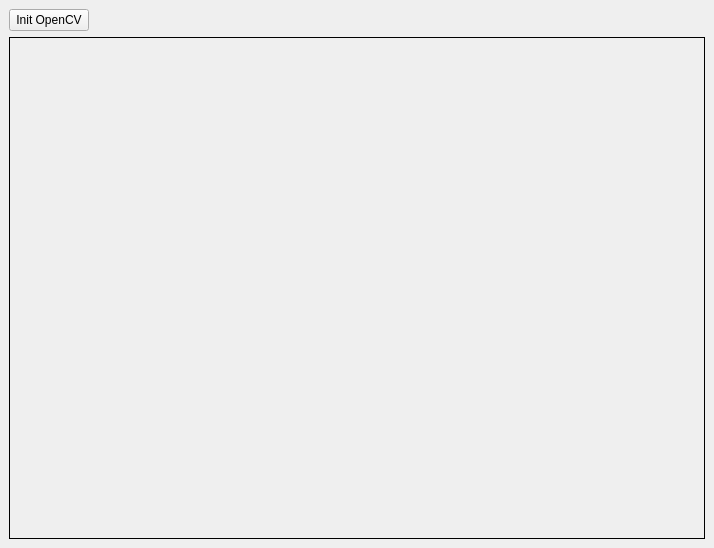
<?xml version="1.0" encoding="UTF-8"?>
<ui version="4.0">
 <class>MainWindow</class>
 <widget class="QMainWindow" name="MainWindow">
  <property name="geometry">
   <rect>
    <x>0</x>
    <y>0</y>
    <width>714</width>
    <height>548</height>
   </rect>
  </property>
  <property name="windowTitle">
   <string>MainWindow</string>
  </property>
  <widget class="QWidget" name="centralwidget">
   <layout class="QGridLayout" name="gridLayout">
    <item row="0" column="0">
     <widget class="QPushButton" name="initOpenCvButton">
      <property name="text">
       <string>Init OpenCV</string>
      </property>
     </widget>
    </item>
    <item row="0" column="1">
     <spacer name="horizontalSpacer">
      <property name="orientation">
       <enum>Qt::Horizontal</enum>
      </property>
      <property name="sizeHint" stdset="0">
       <size>
        <width>416</width>
        <height>20</height>
       </size>
      </property>
     </spacer>
    </item>
    <item row="1" column="0" colspan="2">
     <widget class="QLabel" name="opencvFrame">
      <property name="sizePolicy">
       <sizepolicy hsizetype="Minimum" vsizetype="Minimum">
        <horstretch>0</horstretch>
        <verstretch>0</verstretch>
       </sizepolicy>
      </property>
      <property name="minimumSize">
       <size>
        <width>696</width>
        <height>464</height>
       </size>
      </property>
      <property name="frameShape">
       <enum>QFrame::Box</enum>
      </property>
      <property name="text">
       <string/>
      </property>
     </widget>
    </item>
   </layout>
  </widget>
 </widget>
 <resources/>
 <connections/>
</ui>
